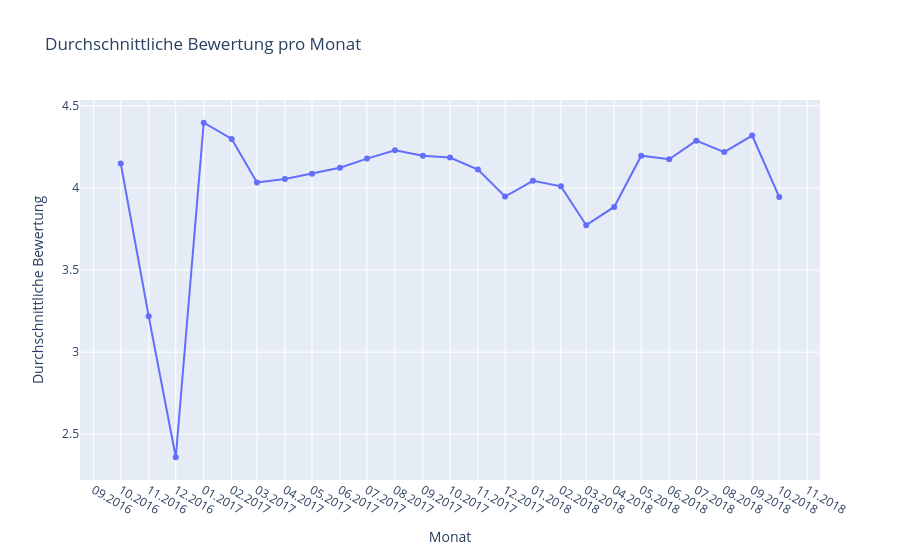

Notebook code cell kept with this figure:
### Markdown cell above
### Zeitverlauf der durchschnittlichen Bewertung pro Monat
Im Jahr 2016 gab es einen raschen Abfall der durchschnittlichen Bewertung. Danach hat es sich auf etwa 4 stabilisiert.

### Code cell
average_review_score_per_month()

### Figure 1 — Plotly figure (JSON) as saved in the notebook; plotly's stock layout.template omitted (floating-point values rounded to 4 significant figures)
{"data": [{"hovertemplate": "Monat=%{x}<br>Durchschnittliche Bewertung=%{y}<extra></extra>", "legendgroup": "", "line": {"color": "#636efa", "dash": "solid"}, "marker": {"symbol": "circle"}, "mode": "lines+markers", "name": "", "orientation": "v", "showlegend": false, "type": "scatter", "x": ["2016-10-01T00:00:00.000000000", "2016-11-01T00:00:00.000000000", "2016-12-01T00:00:00.000000000", "2017-01-01T00:00:00.000000000", "2017-02-01T00:00:00.000000000", "2017-03-01T00:00:00.000000000", "2017-04-01T00:00:00.000000000", "2017-05-01T00:00:00.000000000", "2017-06-01T00:00:00.000000000", "2017-07-01T00:00:00.000000000", "2017-08-01T00:00:00.000000000", "2017-09-01T00:00:00.000000000", "2017-10-01T00:00:00.000000000", "2017-11-01T00:00:00.000000000", "2017-12-01T00:00:00.000000000", "2018-01-01T00:00:00.000000000", "2018-02-01T00:00:00.000000000", "2018-03-01T00:00:00.000000000", "2018-04-01T00:00:00.000000000", "2018-05-01T00:00:00.000000000", "2018-06-01T00:00:00.000000000", "2018-07-01T00:00:00.000000000", "2018-08-01T00:00:00.000000000", "2018-09-01T00:00:00.000000000", "2018-10-01T00:00:00.000000000"], "xaxis": "x", "y": [4.149, 3.218, 2.36, 4.397, 4.298, 4.034, 4.054, 4.086, 4.123, 4.179, 4.23, 4.196, 4.185, 4.112, 3.948, 4.043, 4.009, 3.773, 3.884, 4.196, 4.174, 4.288, 4.218, 4.319, 3.944], "yaxis": "y"}], "layout": {"legend": {"tracegroupgap": 0}, "title": {"text": "Durchschnittliche Bewertung pro Monat"}, "xaxis": {"anchor": "y", "domain": [0, 1], "dtick": "M1", "tickformat": "%m.%Y", "title": {"text": "Monat"}}, "yaxis": {"anchor": "x", "domain": [0, 1], "title": {"text": "Durchschnittliche Bewertung"}}}}
